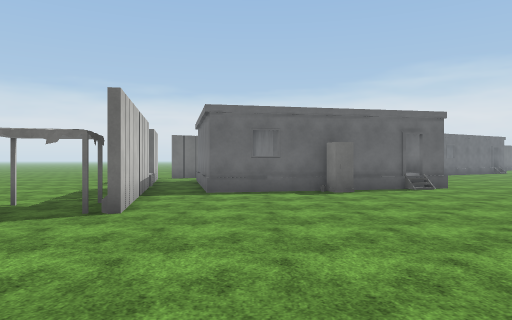
View 1 (above)

24 first-person views from a walk through a scene from a Unity 3-D project. The camera is 1.5 m above the floor, looks level and sees 70° across. The floor is counted in squares, 1.8 m on a side. Each view is taken from the middle of a square. On the plan, view 1 faces up. The plan holds only what a view shows up to about 12 squares ahead; the rest is blank. The place goes on beyond the plan. Flat ground stands in for the terrain. The player is left out. Surface patterns are stand-ins for the level's own textures.

View 2
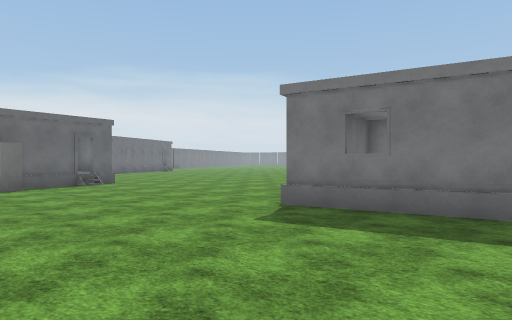

View 3
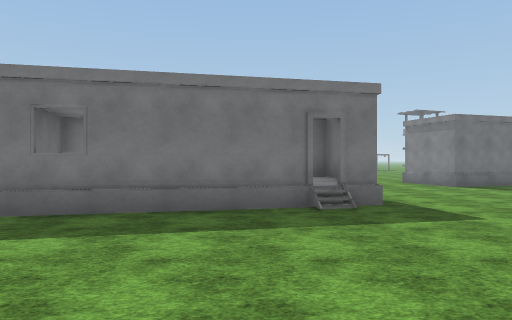

View 4
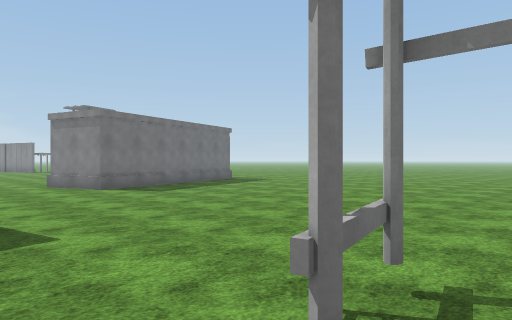

View 5
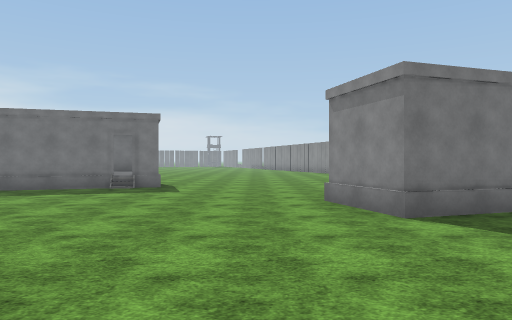

View 6
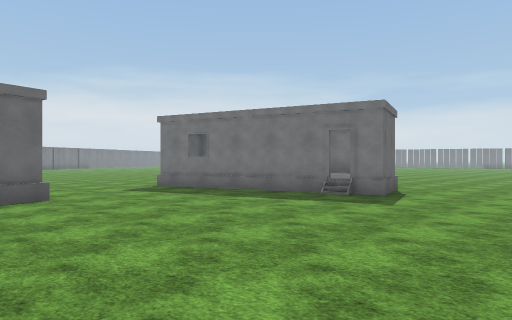

View 7
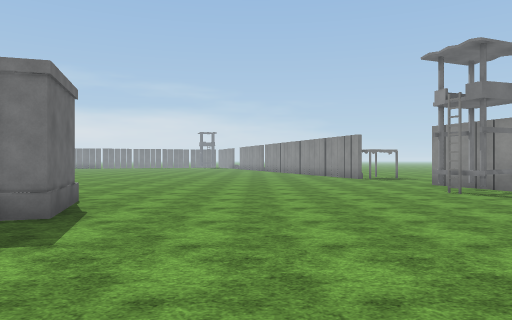

View 8
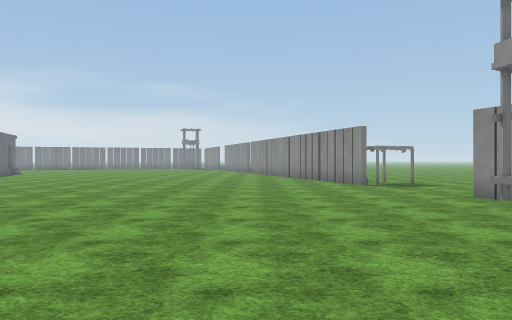

View 9
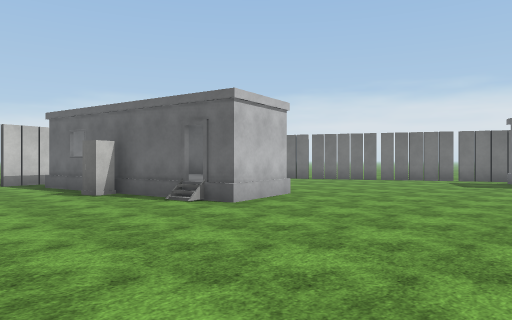

View 10
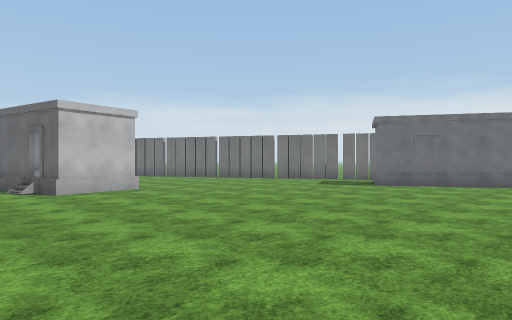

View 11
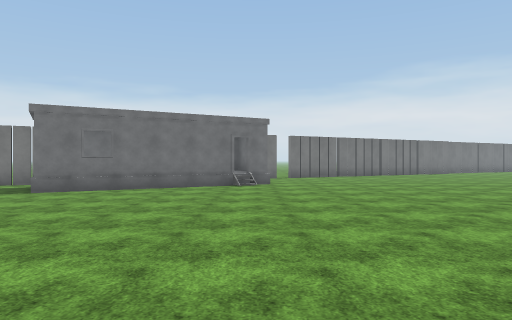

View 12
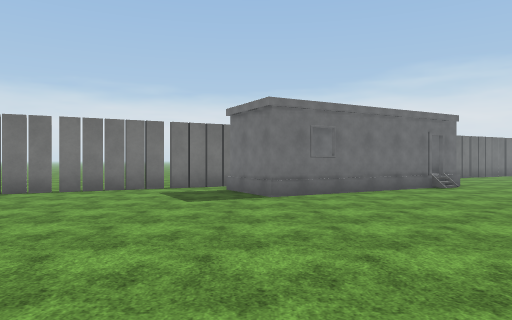

View 13
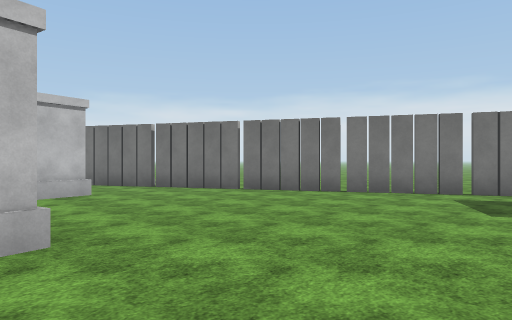

View 14
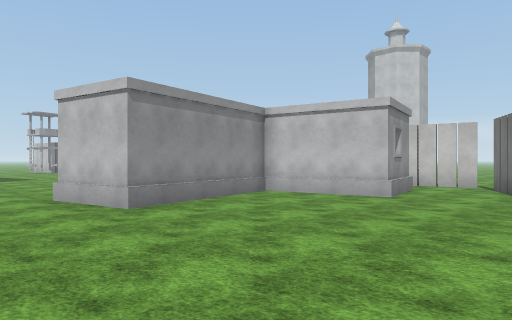

View 15
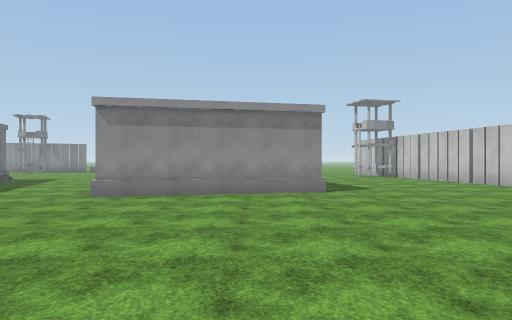

View 16
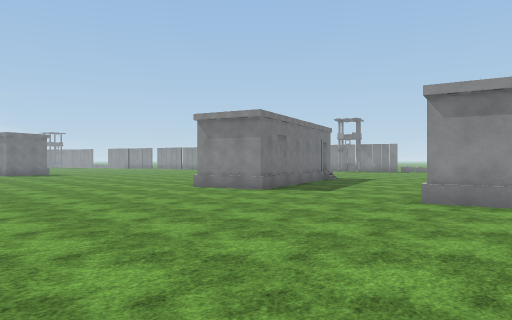

View 17
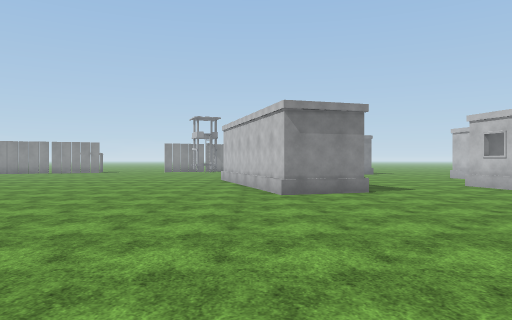

View 18
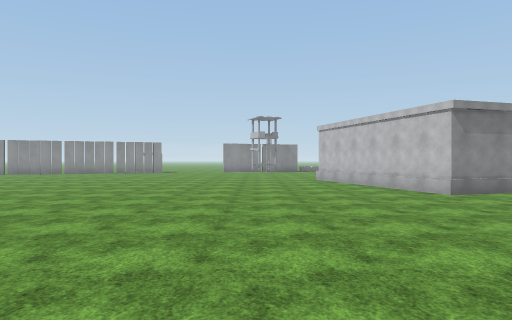

View 19
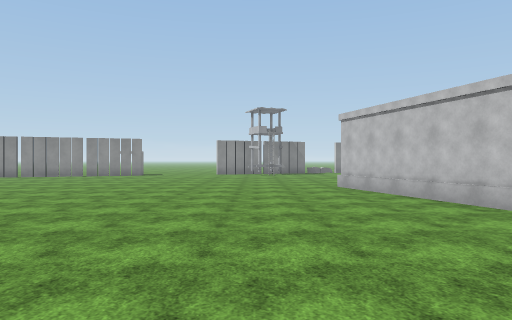

View 20
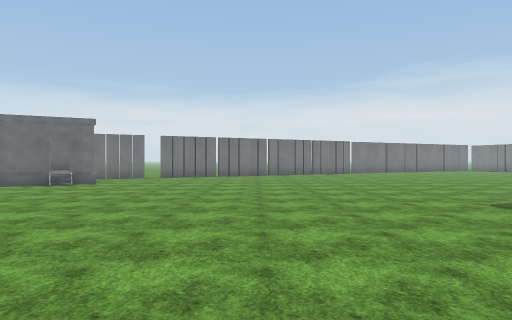

View 21
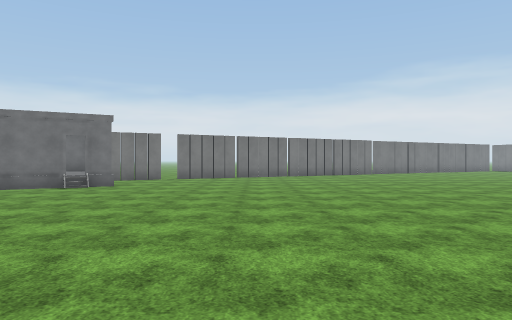

View 22
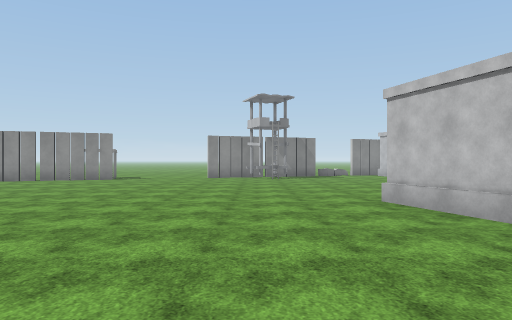

View 23
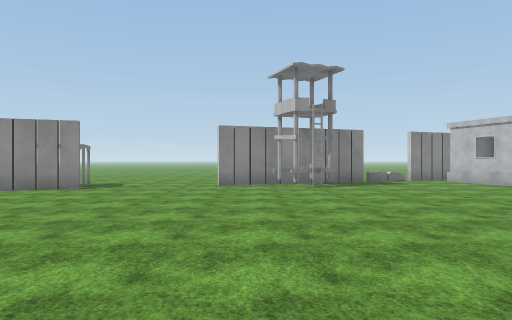

View 24
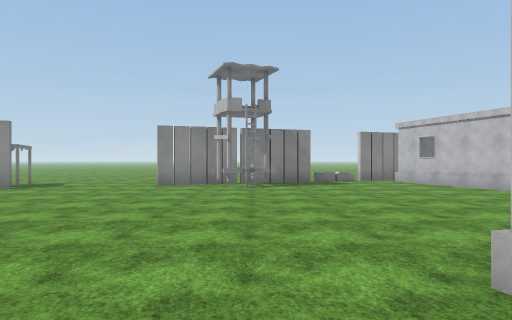

### Floor plan
Points are (right, up) in squares from view 1. A wall is a line through its corners. A room is listed if a view was taken in it or the views show most of it. See-through windows are left out.
Room 1 (views 1, 2, 3, 4, 5, 6, 7, 8, 9, 10, 11, 12, 13, 14, 15, 16, 17, 18, 19, 20, 21, 22, 23, 24)
walls: (10.8, 3) (11.2, 1.3) (10.4, 1.2); (4.4, 10.6) (-1.2, 9.4) (-1.7, 11.7); (16.9, -1.8) (15.2, 3.6) (17.3, 4.3) (19.4, -2.4) (17.3, -3) (17, -2.2); (6.5, -3) (5.3, 2.5) (10.7, 3.7); (6.8, -4.3) (6.7, -3.5); (-1, 0.6) (-0.9, 0); (14.1, -9.7) (14.9, -12); (12, -10.3) (11.3, -8.2) (13.6, -7.4); (-3.2, 10.9) (-2.1, 5.6); (-2.4, 14.7) (0, 15.3) (0.7, 12.1) (5.1, 13) (5.6, 10.8) (4.6, 10.6); (14.4, 21.7) (14.2, 22) (9.4, 19.3) (8.2, 21.3); (15, 21.8) (14.7, 22.4); (8.3, 22.7) (-3.7, 16.5); (15.5, 22.7) (14.5, 22.2); (22.5, -12.5) (24.3, -11.9)
low walls: (16.7, -2.4) (16.5, -1.8); (15, 22.1) (14.4, 21.7)
ways out: opening at (-3, 14.5); gap at (-4, 16)
objects: other object (-4, 5); other object (-3, 7); other object (2, -6) to (2, -5); other object (2, 10); other object (21, -12) to (22, -11); other object (28, -11)

Where each view was taken, in squares from view 1:
view 1: 0 up, 0 right, facing up
view 2: 2 down, 0 right, facing up-right
view 3: 2 down, 0 right, facing right
view 4: 4 down, 1 right, facing down-right
view 5: 6 down, 6 right, facing right
view 6: 7 down, 9 right, facing up-right
view 7: 6 down, 12 right, facing right
view 8: 7 down, 16 right, facing right
view 9: 6 up, 11 right, facing up-left
view 10: 8 up, 15 right, facing up-left
view 11: 10 up, 15 right, facing up
view 12: 11 up, 9 right, facing up
view 13: 12 up, 9 right, facing up-left
view 14: 19 up, 8 right, facing down-left
view 15: 12 up, 7 right, facing down
view 16: 11 up, 8 right, facing down-right
view 17: 13 up, 18 right, facing down
view 18: 13 up, 22 right, facing down
view 19: 9 up, 22 right, facing down
view 20: 10 up, 21 right, facing up
view 21: 11 up, 20 right, facing up
view 22: 5 up, 22 right, facing down
view 23: 0 up, 23 right, facing down
view 24: 0 up, 21 right, facing down
